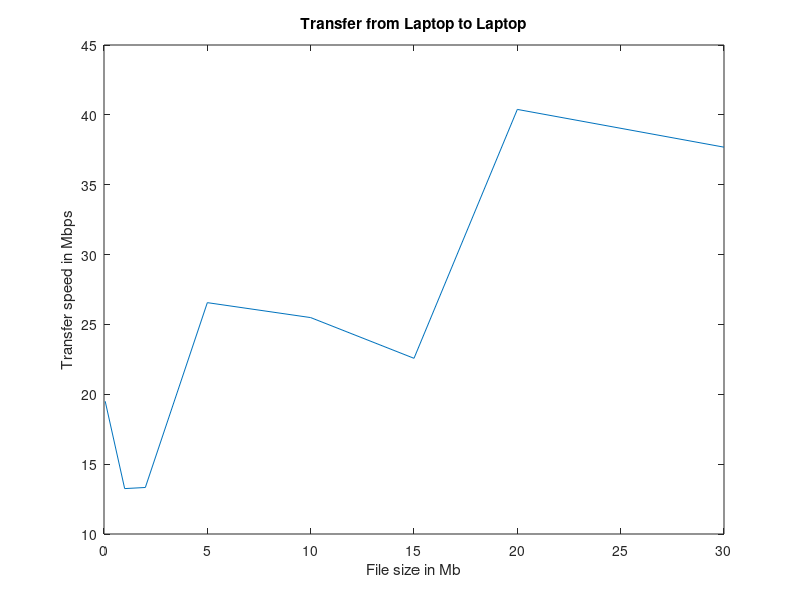

Source code (MATLAB):
clear;
clc;
close all;

%a = [61 62.23905511 33;60 46.35567162 33;60 37.69618508 33;61 52.01258875 180.9;60 30.46412088 180.9;60 53.36407104 180.9; 7 3.578668071 180.9; 14 12.38943535 180.9;16 26.1126008 180.9]
file = [0.058;1;2;5;10;15;20;30]
speed = [19.5; 13.25;13.33;26.5597;25.49;22.57499;40.39;37.688]
figure;
%plot(a);
%A = a(1:8,1);
plot(file,speed);
title('Transfer from Laptop to Laptop');
xlabel('File size in Mb');
ylabel('Transfer speed in Mbps');
